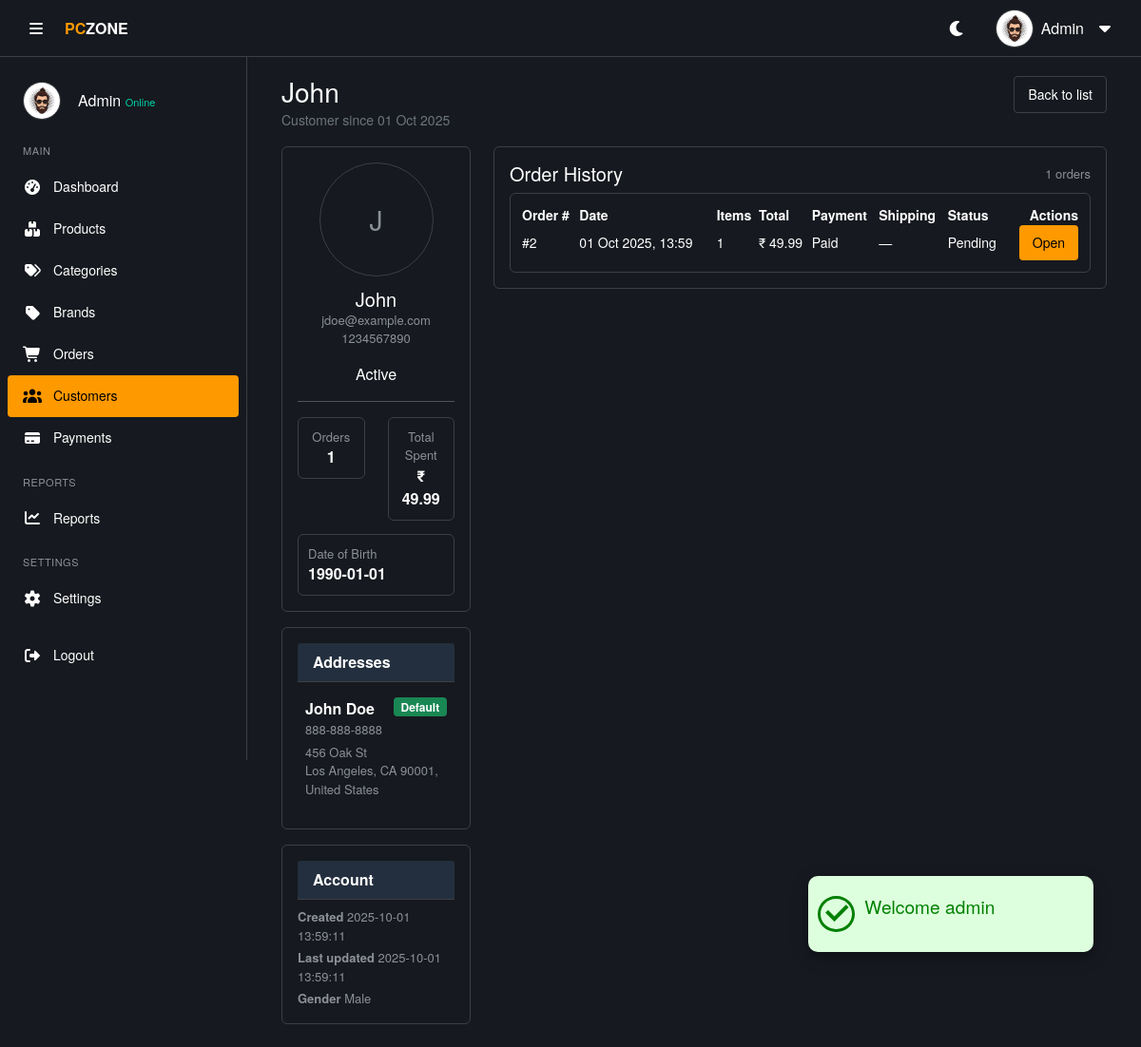
Screenshot of /admin/customer_view.php?id=2 (signed in) with the database file from the repository.
### tables this page shows
CREATE TABLE IF NOT EXISTS users (
    user_id INT AUTO_INCREMENT PRIMARY KEY,
    username VARCHAR(150),
    email VARCHAR(100) UNIQUE NOT NULL,
    password VARCHAR(255) NOT NULL,
    date_of_birth DATE DEFAULT NULL,
    gender ENUM('Male','Female','Other') DEFAULT NULL,
    phone VARCHAR(20),
    email_verified BOOLEAN DEFAULT FALSE,
    role ENUM('admin','user') NOT NULL DEFAULT 'user',
    status ENUM('active','inactive') DEFAULT 'active',
    last_login DATETIME DEFAULT NULL,
    created_at TIMESTAMP DEFAULT CURRENT_TIMESTAMP,
    updated_at TIMESTAMP DEFAULT CURRENT_TIMESTAMP ON UPDATE CURRENT_TIMESTAMP
);

CREATE TABLE IF NOT EXISTS user_address (
    address_id INT AUTO_INCREMENT PRIMARY KEY,
    user_id INT,
    full_name VARCHAR(150),
    phone VARCHAR(20),
    address_line1 TEXT,
    address_line2 TEXT,
    city VARCHAR(100),
    state VARCHAR(100),
    zip VARCHAR(20),
    country VARCHAR(100),
    is_default BOOLEAN DEFAULT 0,
    FOREIGN KEY (user_id) REFERENCES users(user_id) ON DELETE CASCADE
);

CREATE TABLE IF NOT EXISTS orders (
    order_id INT AUTO_INCREMENT PRIMARY KEY,
    user_id INT NOT NULL,
    billing_address_id INT NOT NULL,
    shipping_address_id INT NOT NULL,
    total_amount DECIMAL(10,2) NOT NULL,
     
     
    order_status ENUM('Pending','Processing','Shipped','Delivered','Cancelled','Returned') DEFAULT 'Pending',
    tracking_number VARCHAR(100) DEFAULT NULL,
    shipping_method VARCHAR(100) DEFAULT NULL,
    order_notes TEXT DEFAULT NULL,
    paid_at DATETIME DEFAULT NULL,
    cancelled_at DATETIME DEFAULT NULL,
    refunded_at DATETIME DEFAULT NULL,
    shipped_date DATE DEFAULT NULL,
    delivered_date DATE DEFAULT NULL,
    order_date DATETIME DEFAULT CURRENT_TIMESTAMP,
    created_at DATETIME DEFAULT CURRENT_TIMESTAMP,
    updated_at DATETIME DEFAULT CURRENT_TIMESTAMP ON UPDATE CURRENT_TIMESTAMP,
    FOREIGN KEY (user_id) REFERENCES users(user_id) ON DELETE CASCADE,
    FOREIGN KEY (billing_address_id) REFERENCES user_address(address_id) ON DELETE CASCADE,
    FOREIGN KEY (shipping_address_id) REFERENCES user_address(address_id) ON DELETE CASCADE
);

### includes/functions.php (called while the page is built, shortened)
<?php
function e($v)
{
  return htmlspecialchars($v ?? '');
}

### admin/customer_view.php (the view, shortened to what this page needs)
<?php
require('../includes/functions.php');
$customer_id = isset($_GET['id']) && ctype_digit($_GET['id']) ? (int)$_GET['id'] : 0;
$customer = mysqli_fetch_assoc(mysqli_query(
  $conn,
  "SELECT user_id, username, email, phone, date_of_birth, gender, status, created_at, updated_at
     FROM users WHERE user_id = $customer_id"
));
$totals = mysqli_fetch_assoc(mysqli_query(
  $conn,
  "SELECT COUNT(*) AS orders_count, COALESCE(SUM(total_amount),0) AS total_purchases
     FROM orders WHERE user_id = $customer_id"
));
$orders_count = (int)($totals['orders_count'] ?? 0);
$total_purchases = (float)($totals['total_purchases'] ?? 0);
$addresses_res = mysqli_query(
  $conn,
  "SELECT address_id, full_name, phone, address_line1, address_line2, city, state, zip, country, is_default
     FROM user_address WHERE user_id = $customer_id ORDER BY is_default DESC, address_id ASC"
);
$addresses = mysqli_fetch_all($addresses_res, MYSQLI_ASSOC);
$orders_res = mysqli_query(
  $conn,
  "SELECT o.order_id, o.order_date, o.order_status, o.total_amount, o.tracking_number,
            o.shipping_method, o.paid_at, o.order_notes, o.cancelled_at, o.refunded_at,
            o.shipped_date, o.delivered_date,
            COALESCE(p.payment_status,'Pending') AS payment_status,
            (SELECT COUNT(*) FROM order_items oi WHERE oi.order_id = o.order_id) AS items_count,
            b.full_name AS bill_name, b.address_line1 AS bill_line1, b.city AS bill_city,
            b.state AS bill_state, b.zip AS bill_zip, b.country AS bill_country,
            s.full_name AS ship_name, s.address_line1 AS ship_line1, s.city AS ship_city,
            s.state AS ship_state, s.zip AS ship_zip, s.country AS ship_country
     FROM orders o
     LEFT JOIN (SELECT order_id, MAX(payment_status) AS payment_status FROM payments GROUP BY order_id) p ON p.order_id = o.order_id
     LEFT JOIN user_address b ON b.address_id = o.billing_address_id
     LEFT JOIN user_address s ON s.address_id = o.shipping_address_id
     WHERE o.user_id = $customer_id
     ORDER BY o.order_date DESC"
);
$orders = mysqli_fetch_all($orders_res, MYSQLI_ASSOC);
?>
<!doctype html>
<html lang="en">
<head>
  <?php include './includes/header-link.php'; ?>
</head>
<body>
  <?php require('./includes/alert.php'); ?>
  <?php
  include './includes/header.php';
  include './includes/sidebar.php';
  ?>
  <main class="main-content pt-5 mt-4">
    <div class="container mt-2 customer-profile">
      <div class="d-flex justify-content-between align-items-start mb-3">
        <div>
          <h3 class="mb-0"><?= e($customer['username']) ?></h3>
          <small class="text-muted">Customer since <?= e(date('d M Y', strtotime($customer['created_at']))) ?></small>
        </div>
        <div class="text-end">
          <a href="customers.php" class="btn btn-sm btn-secondary">Back to list</a>
        </div>
      </div>
      <div class="row gy-3">
        <div class="col-lg-3">
          <div class="card theme-card p-3 mb-3">
            <div class="card-body text-center d-flex flex-column align-items-center p-0">
              <?php if (!empty($customer['profile_image']) && file_exists('../uploads/' . $customer['profile_image'])): ?>
                <img src="../uploads/<?= e($customer['profile_image']) ?>" alt="profile" class="avatar-lg mb-2" style="object-fit:cover;">
              <?php else: ?>
                <div class="avatar-lg mb-2"><?= strtoupper(substr($customer['username'], 0, 1)) ?></div>
              <?php endif; ?>
              <h5 class="mt-1 mb-0"><?= e($customer['username']) ?></h5>
              <div class="muted-small"><?= e($customer['email']) ?></div>
              <div class="muted-small mb-2"><?= e($customer['phone'] ?: '—') ?></div>
              <div class="d-flex justify-content-center gap-2 mt-2">
                <span class="stock-badge <?= $customer['status'] === 'active' ? 'in-stock' : ($customer['status'] === 'inactive' ? 'low-stock' : 'out-of-stock') ?>">
                  <?= e(ucfirst($customer['status'])) ?>
                </span>
              </div>
            </div>
            <hr>
            <div class="row meta-row">
              <div class="col-6">
                <div class="stat-box text-center">
                  <div class="muted-small">Orders</div>
                  <div class="fw-bold"><?= $orders_count ?></div>
                </div>
              </div>
              <div class="col-6">
                <div class="stat-box text-center">
                  <div class="muted-small">Total Spent</div>
                  <div class="fw-bold">₹ <?= number_format($total_purchases, 2) ?></div>
                </div>
              </div>
              <div class="col-12 mt-2">
                <div class="stat-box">
                  <div class="muted-small">Date of Birth</div>
                  <div class="fw-bold"><?= $customer['date_of_birth'] ? e($customer['date_of_birth']) : '—' ?></div>
                </div>
              </div>
            </div>
          </div>
          <div class="card theme-card p-3 mb-3">
            <div class="card-header mb-2">Addresses</div>
            <?php if (empty($addresses)): ?>
              <p class="text-muted mb-0">No addresses available.</p>
            <?php else: ?>
              <?php foreach ($addresses as $addr): ?>
                <div class="address-block mb-2 p-2">
                  <div class="d-flex justify-content-between align-items-start">
                    <div>
                      <strong><?= e($addr['full_name']) ?></strong>
                      <div class="muted-small"><?= e($addr['phone'] ?: '—') ?></div>
                    </div>
                    <?= $addr['is_default'] ? '<span class="badge bg-success">Default</span>' : '' ?>
                  </div>
                  <div class="muted-small small mt-1"><?= e($addr['address_line1']) ?> <?= e($addr['address_line2']) ?></div>
                  <div class="muted-small small"><?= e($addr['city']) ?>, <?= e($addr['state']) ?> <?= e($addr['zip']) ?>, <?= e($addr['country']) ?></div>
                </div>
              <?php endforeach; ?>
            <?php endif; ?>
          </div>
          <div class="card theme-card p-3">
            <div class="card-header mb-2">Account</div>
            <div class="muted-small mb-1"><strong>Created</strong> <?= e($customer['created_at']) ?></div>
            <div class="muted-small mb-1"><strong>Last updated</strong> <?= e($customer['updated_at']) ?></div>
            <div class="muted-small"><strong>Gender</strong> <?= e($customer['gender'] ?: '—') ?></div>
          </div>
        </div>
        <div class="col-lg-9">
          <div class="card theme-card p-3 mb-3">
            <div class="d-flex justify-content-between align-items-center mb-2">
              <h5 class="mb-0">Order History</h5>
              <small class="muted-small"><?= count($orders) ?> orders</small>
            </div>
            <?php if (empty($orders)): ?>
              <p class="text-muted mb-0">No orders placed yet.</p>
            <?php else: ?>
              <div class="table-container">
                <table class="product-table">
                  <thead>
                    <tr>
                      <th>Order #</th>
                      <th>Date</th>
                      <th>Items</th>
                      <th>Total</th>
                      <th>Payment</th>
                      <th>Shipping</th>
                      <th>Status</th>
                      <th class="text-end">Actions</th>
                    </tr>
                  </thead>
                  <tbody>
                    <?php foreach ($orders as $ord): ?>
                      <tr class="product-row" role="button" data-order-id="<?= $ord['order_id'] ?>" title="Click row to toggle details">
                        <td>#<?= $ord['order_id'] ?></td>
                        <td><?= e(date('d M Y, H:i', strtotime($ord['order_date']))) ?></td>
                        <td><?= $ord['items_count'] ?></td>
                        <td>₹ <?= number_format((float)$ord['total_amount'], 2) ?></td>
                        <td><?= e($ord['payment_status']) ?><?= $ord['paid_at'] ? ' <small class="text-muted">(' . e(date('d M Y', strtotime($ord['paid_at']))) . ')</small>' : '' ?></td>
                        <td><?= $ord['tracking_number'] ? e($ord['tracking_number']) : '—' ?></td>
                        <td><span class="status-<?= strtolower($ord['order_status']) ?>"><?= e($ord['order_status']) ?></span></td>
                        <td class="text-end">
                          <a href="order_view.php?id=<?= $ord['order_id'] ?>" class="btn-add open-order">Open</a>
                        </td>
                      </tr>
                    <?php endforeach; ?>
                  </tbody>
                </table>
              </div>
            <?php endif; ?>
          </div>
        </div>
      </div>
    </div>
  </main>
</body>
</html>

### admin/assets/css/style.css (style rules this page uses)
* { margin: 0; padding: 0; box-sizing: border-box; }
body { font-family: "Amazon Ember", "Helvetica Neue", Roboto, Arial, sans-serif; font-size: 16px; line-height: 1.5; background-color: var(--bg-body); color: var(--text-color); transition: background-color 0.3s, color 0.3s; }
:root { --bg-body: #16191f; --bg-section: #16191f; --bg-card: #16191f; --bg-input: #0d1117; --text-color: #ffffff; --text-muted: #8c9196; --border-color: #3c4043; --primary: #ff9900; --primary-hover: #ffad33; --primary-text: #000000; --hover-bg: #2a3139; --table-header: #232f3e; --scroll-track: #16191f; --success: #00d4aa; --danger: #d13212; --warning: #ff9900; --success-bg: rgba(0, 212, 170, 0.1); --danger-bg: rgba(209, 50, 18, 0.1); --warning-bg: rgba(255, 153, 0, 0.1); --transition: all 0.3s ease; }
.main-content { margin-left: 260px; padding: 24px; padding-top: 84px; transition: margin-left 0.3s, width 0.3s; background-color: var(--bg-body); min-height: 100vh; }
.table-container { width: 100%; max-width: 100%; background-color: var(--bg-section); border: 1px solid var(--border-color); border-radius: 6px; overflow-x: auto; padding: 12px; }
.data-table, .product-table { width: 100%; border-collapse: collapse; font-size: 14px; color: var(--text-color); }
.btn-add, .btn-success { background-color: var(--primary); color: var(--primary-text); border: none; border-radius: 4px; padding: 8px 14px; font-weight: 500; font-size: 14px; text-decoration: none; display: inline-flex; align-items: center; gap: 8px; cursor: pointer; }
.btn-secondary { background: transparent; color: var(--text-color); border: 1px solid var(--border-color); padding: 8px 14px; border-radius: 4px; text-decoration: none; }
.theme-card { background-color: var(--bg-card); border: 1px solid var(--border-color); color: var(--text-color); border-radius: 6px; box-shadow: none; }
.theme-card > .card-header { background-color: var(--table-header); color: var(--text-color); border-bottom: 1px solid var(--border-color); font-weight: 600; }
.theme-card > .card-body { background: transparent; color: var(--text-color); }
.popup > .icon > i { font-size: 2rem; border-radius: 50%; margin: 0 10px; font-weight: 700; }
.popup-success > .icon > i { background-color: #ddffdd; color: green; border: 3px solid green; border-radius: 50%; }

### admin/customer_view.php (style rules this page uses)
.avatar-lg { width: 120px; height: 120px; border-radius: 50%; display: flex; align-items: center; justify-content: center; font-size: 28px; background: var(--bg-section); color: var(--text-muted); border: 1px solid var(--border-color); }
.stat-box { border-radius: 6px; background: var(--bg-card); border: 1px solid var(--border-color); padding: 10px; }
.muted-small { color: var(--text-muted); font-size: 13px; }
.meta-row .col-6 { padding-bottom: 6px; }
.product-row[role="button"] { cursor: pointer; }

### rows the page displays
users: username "John", created_at "01 Oct 2025", username "J", email "jdoe@example.com", phone "1234567890", status "Active", date_of_birth "1990-01-01", created_at "2025-10-01 13:59:11", updated_at "2025-10-01 13:59:11", gender "Male"
user_address: full_name "John Doe", phone "888-888-8888", is_default "Default", address_line1 "456 Oak St", city "Los Angeles", state "CA", zip "90001", country "United States"
orders: order_id "2", order_date "01 Oct 2025, 13:59", items_count "1", total_amount "49.99", payment_status "Paid", order_status "Pending"

### other values shown
$_SESSION['message']['title'] "Welcome admin"
$userName "Admin"
$_SESSION['full_name'] "Admin"
$orders_count "1"
$total_purchases "49.99"
count($orders) "1"
